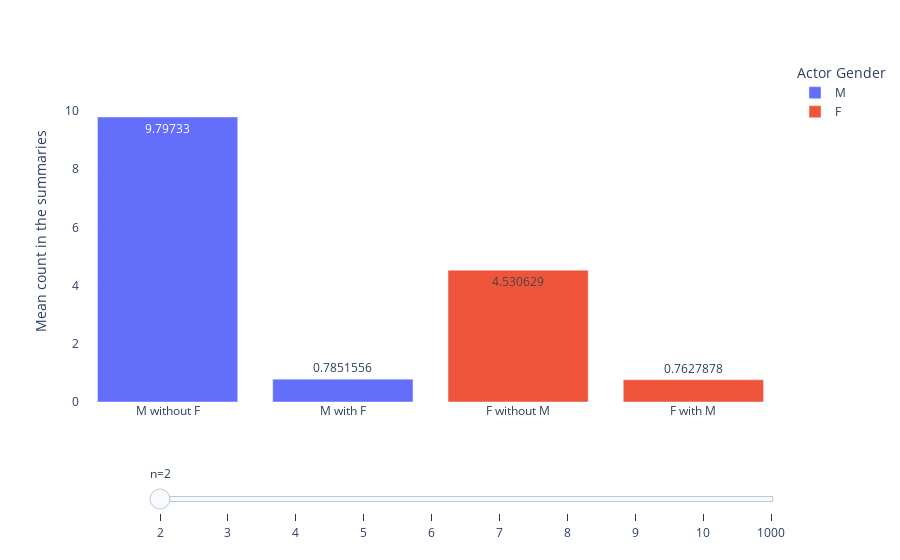

This figure's notebook cell:
### Markdown cell above
# FINAL PLOT NR 1

### Code cell
# generate the plot
fig = px.bar(
    df_barplot_means,
    x="type",
    y="count",
    color="sex",
    orientation="v",
    animation_frame="n",
    text_auto=True,
    labels={"type": "",
            "count": "Mean count in the summaries",
            "sex": "Actor Gender"},
)

fig["layout"].pop("updatemenus")


fig.update_layout(yaxis={"range":[0,df_barplot_means["count"].max()*1.2]}, paper_bgcolor='rgba(0,0,0,0)',
    plot_bgcolor='rgba(0,0,0,0)')

### Figure 1 — Plotly figure (JSON) as saved in the notebook; plotly's stock layout.template omitted (floating-point values rounded to 4 significant figures)
{"data": [{"alignmentgroup": "True", "hovertemplate": "Actor Gender=M<br>n=2<br>=%{x}<br>Mean count in the summaries=%{y}<extra></extra>", "legendgroup": "M", "marker": {"color": "#636efa", "pattern": {"shape": ""}}, "name": "M", "offsetgroup": "M", "orientation": "v", "showlegend": true, "textposition": "auto", "texttemplate": "%{y}", "type": "bar", "x": ["M without F", "M with F"], "xaxis": "x", "y": [9.797, 0.7852], "yaxis": "y"}, {"alignmentgroup": "True", "hovertemplate": "Actor Gender=F<br>n=2<br>=%{x}<br>Mean count in the summaries=%{y}<extra></extra>", "legendgroup": "F", "marker": {"color": "#EF553B", "pattern": {"shape": ""}}, "name": "F", "offsetgroup": "F", "orientation": "v", "showlegend": true, "textposition": "auto", "texttemplate": "%{y}", "type": "bar", "x": ["F without M", "F with M"], "xaxis": "x", "y": [4.531, 0.7628], "yaxis": "y"}], "layout": {"autosize": true, "barmode": "relative", "legend": {"title": {"text": "Actor Gender"}, "tracegroupgap": 0}, "margin": {"t": 60}, "paper_bgcolor": "rgba(0, 0, 0, 0)", "plot_bgcolor": "rgba(0, 0, 0, 0)", "sliders": [{"active": 0, "currentvalue": {"prefix": "n="}, "len": 0.9, "pad": {"b": 10, "t": 60}, "steps": [{"args": [["2"], {"frame": {"duration": 0, "redraw": true}, "fromcurrent": true, "mode": "immediate", "transition": {"duration": 0, "easing": "linear"}}], "label": "2", "method": "animate"}, {"args": [["3"], {"frame": {"duration": 0, "redraw": true}, "fromcurrent": true, "mode": "immediate", "transition": {"duration": 0, "easing": "linear"}}], "label": "3", "method": "animate"}, {"args": [["4"], {"frame": {"duration": 0, "redraw": true}, "fromcurrent": true, "mode": "immediate", "transition": {"duration": 0, "easing": "linear"}}], "label": "4", "method": "animate"}, {"args": [["5"], {"frame": {"duration": 0, "redraw": true}, "fromcurrent": true, "mode": "immediate", "transition": {"duration": 0, "easing": "linear"}}], "label": "5", "method": "animate"}, {"args": [["6"], {"frame": {"duration": 0, "redraw": true}, "fromcurrent": true, "mode": "immediate", "transition": {"duration": 0, "easing": "linear"}}], "label": "6", "method": "animate"}, {"args": [["7"], {"frame": {"duration": 0, "redraw": true}, "fromcurrent": true, "mode": "immediate", "transition": {"duration": 0, "easing": "linear"}}], "label": "7", "method": "animate"}, {"args": [["8"], {"frame": {"duration": 0, "redraw": true}, "fromcurrent": true, "mode": "immediate", "transition": {"duration": 0, "easing": "linear"}}], "label": "8", "method": "animate"}, {"args": [["9"], {"frame": {"duration": 0, "redraw": true}, "fromcurrent": true, "mode": "immediate", "transition": {"duration": 0, "easing": "linear"}}], "label": "9", "method": "animate"}, {"args": [["10"], {"frame": {"duration": 0, "redraw": true}, "fromcurrent": true, "mode": "immediate", "transition": {"duration": 0, "easing": "linear"}}], "label": "10", "method": "animate"}, {"args": [["1000"], {"frame": {"duration": 0, "redraw": true}, "fromcurrent": true, "mode": "immediate", "transition": {"duration": 0, "easing": "linear"}}], "label": "1000", "method": "animate"}], "x": 0.1, "xanchor": "left", "y": 0, "yanchor": "top"}], "xaxis": {"anchor": "y", "autorange": true, "domain": [0, 1], "range": [-0.5, 3.5], "title": {"text": ""}, "type": "category"}, "yaxis": {"anchor": "x", "domain": [0, 1], "range": [0, 11.76], "title": {"text": "Mean count in the summaries"}, "type": "linear"}}}
